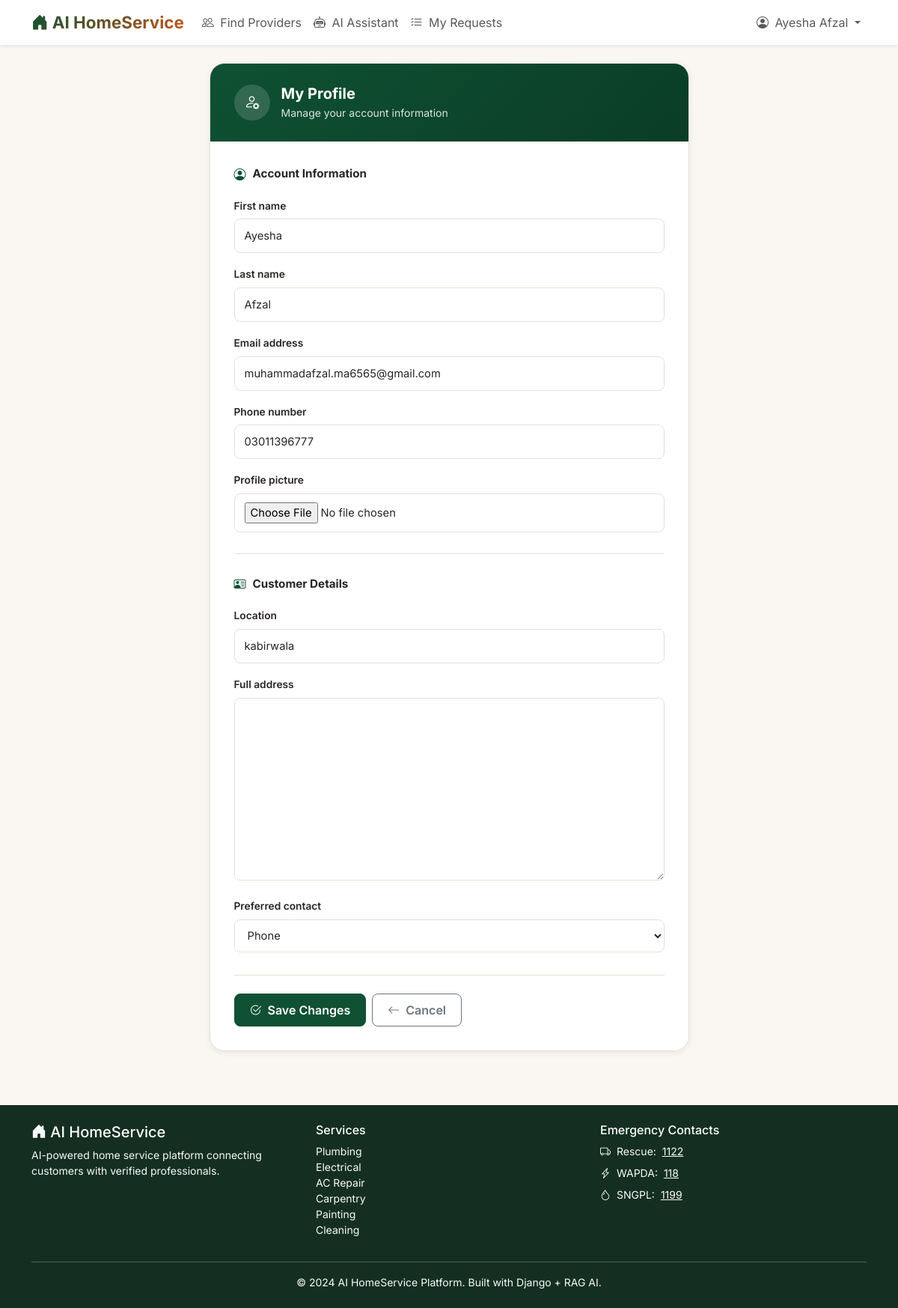
/accounts/profile/ (signed in), run on the app's committed database.
### apps/accounts/models.py (models this page shows, shortened)
class User(AbstractUser):
    class Role(models.TextChoices):
        CUSTOMER = 'CUSTOMER', _('Customer')
        PROVIDER = 'PROVIDER', _('Service Provider')
        ADMIN = 'ADMIN', _('Admin')
    role = models.CharField(
        max_length=20,
        choices=Role.choices,
        default=Role.CUSTOMER,
    )
    phone_number = models.CharField(max_length=20, blank=True)
    profile_picture = models.ImageField(
        upload_to='profile_pics/', blank=True, null=True
    )
    created_at = models.DateTimeField(auto_now_add=True)
    updated_at = models.DateTimeField(auto_now=True)
    def is_customer(self):
        return self.role == self.Role.CUSTOMER
    class Meta:
        verbose_name = 'User'
        verbose_name_plural = 'Users'

class CustomerProfile(models.Model):
    user = models.OneToOneField(
        User, on_delete=models.CASCADE, related_name='customer_profile'
    )
    location = models.CharField(max_length=200, blank=True, help_text="City or area")
    full_address = models.TextField(blank=True)
    preferred_contact = models.CharField(
        max_length=20,
        choices=[('phone', 'Phone'), ('email', 'Email'), ('whatsapp', 'WhatsApp')],
        default='phone',
    )
    created_at = models.DateTimeField(auto_now_add=True)
    updated_at = models.DateTimeField(auto_now=True)
    class Meta:
        verbose_name = 'Customer Profile'
        verbose_name_plural = 'Customer Profiles'

### apps/accounts/views.py (the view)
# urls.py: path('profile/', views.profile, name='profile'),
@login_required
def profile(request):
    user = request.user
    customer_profile = None
    if user.is_customer():
        customer_profile, _ = CustomerProfile.objects.get_or_create(user=user)
    if request.method == 'POST':
        user_form = UserUpdateForm(request.POST, request.FILES, instance=user)
        profile_form = CustomerProfileForm(
            request.POST, instance=customer_profile
        ) if customer_profile else None
        if user_form.is_valid():
            user_form.save()
            if profile_form and profile_form.is_valid():
                profile_form.save()
            messages.success(request, "Your profile has been updated.")
            return redirect('accounts:profile')
    else:
        user_form = UserUpdateForm(instance=user)
        profile_form = CustomerProfileForm(instance=customer_profile) if customer_profile else None
    context = {
        'user_form': user_form,
        'profile_form': profile_form,
        'customer_profile': customer_profile,
    }
    return render(request, 'accounts/profile.html', context)

### apps/accounts/forms.py
class UserUpdateForm(forms.ModelForm):
    class Meta:
        model = User
        fields = ('first_name', 'last_name', 'email', 'phone_number', 'profile_picture')

class CustomerProfileForm(forms.ModelForm):
    class Meta:
        model = CustomerProfile
        fields = ('location', 'full_address', 'preferred_contact')

### templates/accounts/profile.html (shortened to what this page needs)
{% extends 'base.html' %}
{% block content %}
<div class="container py-4 profile-page">
    <div class="row justify-content-center">
        <div class="col-lg-7 col-md-9">
            <div class="profile-form-card">
                <div class="profile-header">
                    <div class="profile-header-content">
                        <div class="profile-header-icon">
                            <i class="bi bi-person-gear"></i>
                        </div>
                        <div>
                            <h5>
                                My Profile
                            </h5>
                            <small>
                                Manage your account information
                            </small>
                        </div>
                    </div>
                </div>
                <div class="profile-form-body">
                    <form method="post"
                          enctype="multipart/form-data">
                        <div class="form-section">
                            <div class="form-section-title">
                                <i class="bi bi-person-circle"></i>
                                <span>
                                    Account Information
                                </span>
                            </div>
                            {% for field in user_form %}
                                <div class="profile-field">
                                    <label for="{{ field.id_for_label }}">
                                        {{ field.label }}
                                    </label>
                                    {{ field }}
                                </div>
                            {% endfor %}
                        </div>
                        {% if profile_form %}
                            <div class="form-section">
                                <div class="form-section-title">
                                    <i class="bi bi-person-vcard"></i>
                                    <span>
                                        Customer Details
                                    </span>
                                </div>
                                {% for field in profile_form %}
                                    <div class="profile-field">
                                        <label for="{{ field.id_for_label }}">
                                            {{ field.label }}
                                        </label>
                                        {{ field }}
                                    </div>
                                {% endfor %}
                            </div>
                        {% endif %}
                        <div class="profile-actions">
                            <button type="submit"
                                    class="btn btn-primary save-button">
                                <i class="bi bi-check2-circle me-1"></i>
                                Save Changes
                            </button>
                            <a href="{% url 'core:dashboard' %}"
                               class="btn btn-outline-secondary ms-2">
                                <i class="bi bi-arrow-left me-1"></i>
                                Cancel
                            </a>
                        </div>
                    </form>
                </div>
            </div>
        </div>
    </div>
</div>
{% endblock %}

### templates/base.html (shortened to what this page needs)
{% load static %}
<!DOCTYPE html>
<html lang="en">
<head>
    <link href="https://cdn.jsdelivr.net/npm/bootstrap@5.3.2/dist/css/bootstrap.min.css" rel="stylesheet">
    <link href="https://cdn.jsdelivr.net/npm/bootstrap-icons@1.11.3/font/bootstrap-icons.min.css" rel="stylesheet">
</head>
<body>
<nav class="navbar navbar-expand-lg navbar-light bg-white shadow-sm sticky-top">
    <div class="container">
        <a class="navbar-brand" href="{% url 'core:home' %}">
            <span class="ai-badge">
                <i class="bi bi-house-door-fill" aria-hidden="true"></i>
                AI HomeService
            </span>
        </a>
        <div class="collapse navbar-collapse" id="navMain">
            <ul class="navbar-nav me-auto">
                <li class="nav-item">
                    <a class="nav-link" href="{% url 'providers:provider_list' %}">
                        <i class="bi bi-people me-1" aria-hidden="true"></i>
                        Find Providers
                    </a>
                </li>
                {% if user.is_authenticated %}
                <li class="nav-item">
                    <a class="nav-link" href="{% url 'ai_assistant:chat' %}">
                        <i class="bi bi-robot me-1" aria-hidden="true"></i>
                        AI Assistant
                    </a>
                </li>
                <li class="nav-item">
                    <a class="nav-link" href="{% url 'services:my_requests' %}">
                        <i class="bi bi-list-check me-1" aria-hidden="true"></i>
                        My Requests
                    </a>
                </li>
                {% endif %}
            </ul>
            <ul class="navbar-nav">
                {% if user.is_authenticated %}
                    <li class="nav-item dropdown">
                        <a class="nav-link dropdown-toggle"
                           href="#"
                           id="userMenu"
                           role="button"
                           data-bs-toggle="dropdown"
                           aria-expanded="false">
                            <i class="bi bi-person-circle me-1" aria-hidden="true"></i>
                            {{ user.get_full_name|default:user.username }}
                        </a>
                    </li>
                {% endif %}
            </ul>
        </div>
    </div>
</nav>
<main id="main-content">
    {% block content %}{% endblock %}
</main>
<footer class="py-4 mt-5"
        style="background-color: #142f22; color: #fff;">
    <div class="container">
        <div class="row">
            <div class="col-md-4">
                <h5>
                    <i class="bi bi-house-door-fill" aria-hidden="true"></i>
                    AI HomeService
                </h5>
                <p class="text-light small">
                    AI-powered home service platform connecting customers with verified professionals.
                </p>
            </div>
            <div class="col-md-4">
                <h6>Services</h6>
                <ul class="list-unstyled small text-light">
                    <li>Plumbing</li>
                    <li>Electrical</li>
                    <li>AC Repair</li>
                    <li>Carpentry</li>
                    <li>Painting</li>
                    <li>Cleaning</li>
                </ul>
            </div>
            <div class="col-md-4">
                <h6>Emergency Contacts</h6>
                <ul class="list-unstyled small text-light footer-list">
                    <li>
                        <i class="bi bi-truck" aria-hidden="true"></i>
                        Rescue:
                        <a href="tel:1122" class="text-light">
                            1122
                        </a>
                    </li>
                    <li>
                        <i class="bi bi-lightning-charge" aria-hidden="true"></i>
                        WAPDA:
                        <a href="tel:118" class="text-light">
                            118
                        </a>
                    </li>
                    <li>
                        <i class="bi bi-droplet" aria-hidden="true"></i>
                        SNGPL:
                        <a href="tel:1199" class="text-light">
                            1199
                        </a>
                    </li>
                </ul>
            </div>
        </div>
        <hr class="border-light">
        <p class="text-center text-light small mb-0">
            © 2024 AI HomeService Platform. Built with Django + RAG AI.
        </p>
    </div>
</footer>
</body>
</html>

### templates/base.html (style rules this page uses)
:root { --primary: #0F5132; --primary-dark: #0A3D26; --accent: #C2571B; --accent-dark: #9c4415; --secondary: #8B7355; --success: #4D7C4A; --warning: #B8860B; --danger: #721b16; --bg-light: #FAF7F2; --text-dark: #292524; --text-muted: #78716C; --border-color: #E7E0D5; --bs-primary: #153d2a; --bs-primary-rgb: 15, 81, 50; --bs-link-color: #0F5132; --bs-link-hover-color: #0A3D26; --space-1: 0.25rem; --space-2: 0.5rem; --space-3: 1rem; --space-4: 1.5rem; --space-5: 2rem; --space-6: 3rem; --radius-sm: 8px; --radius-md: 12px; --radius-lg: 20px; }
* { scroll-behavior: smooth; }
body { font-family: 'Inter', sans-serif; background-color: var(--bg-light); color: var(--text-dark); }
.navbar-brand { font-weight: 700; font-size: 1.4rem; }
.navbar-brand .ai-badge { background: linear-gradient(135deg, var(--primary), var(--accent)); -webkit-background-clip: text; background-clip: text; -webkit-text-fill-color: transparent; color: var(--primary); }
.btn-primary { background-color: var(--primary); border-color: var(--primary); }
.footer-list li { display: flex; align-items: center; gap: var(--space-2); margin-bottom: var(--space-2); }
a { color: var(--primary); }

### templates/accounts/profile.html (style rules this page uses)
.profile-page { min-height: calc(100vh - 100px); }
.profile-form-card { background: #fff; border: 1px solid var(--border-color); border-radius: var(--radius-lg); overflow: hidden; box-shadow: 0 2px 8px rgba(41, 37, 36, 0.08); animation: profileFadeIn 0.65s ease-out forwards; }
.profile-header { position: relative; padding: 28px 32px; background: linear-gradient( 135deg, var(--primary), var(--primary-dark) ); color: #fff; }
.profile-header-content { display: flex; align-items: center; gap: 15px; }
.profile-header-icon { width: 48px; height: 48px; border-radius: 50%; background: rgba(255, 255, 255, 0.15); display: flex; align-items: center; justify-content: center; font-size: 1.25rem; flex-shrink: 0; }
.profile-header h5 { margin: 0; font-weight: 700; }
.profile-header small { display: block; margin-top: 3px; opacity: 0.85; }
.profile-form-body { padding: 32px; }
.form-section { animation: sectionFadeIn 0.6s ease-out forwards; }
.form-section + .form-section { margin-top: 28px; padding-top: 28px; border-top: 1px solid var(--border-color); }
.form-section-title { display: flex; align-items: center; gap: 9px; margin-bottom: 20px; color: var(--text-dark); font-size: 0.95rem; font-weight: 700; }
.form-section-title i { color: var(--primary); font-size: 1rem; }
.profile-field { margin-bottom: 18px; }
.profile-field:last-child { margin-bottom: 0; }
.profile-field label { display: block; margin-bottom: 7px; color: var(--text-dark); font-size: 0.86rem; font-weight: 600; }
.profile-field input, .profile-field select, .profile-field textarea { width: 100%; border: 1px solid var(--border-color); border-radius: var(--radius-sm); padding: 11px 13px; background: #fff; color: var(--text-dark); font-size: 0.92rem; transition: border-color 0.2s ease, box-shadow 0.2s ease, transform 0.2s ease, background-color 0.2s ease; }
.profile-field textarea { min-height: 110px; resize: vertical; }
.profile-actions { display: flex; align-items: center; margin-top: 30px; padding-top: 24px; border-top: 1px solid var(--border-color); }
.profile-actions .btn { padding: 9px 20px; border-radius: var(--radius-sm); font-weight: 600; transition: transform 0.2s ease, box-shadow 0.2s ease, background-color 0.2s ease; }
.save-button { animation: buttonFadeIn 0.8s ease-out 0.25s both; }

### data on the page
User: get_full_name "Ayesha Afzal", user_form "Ayesha" "Afzal" "muhammadafzal.ma6565@gmail.com" "03011396777"
CustomerProfile: profile_form "kabirwala" "Phone"

### other printed values
{{ field.label }} "First name" "Last name" "Email address" "Phone number" "Profile picture"
{{ field.label }} "Location" "Full address" "Preferred contact"
